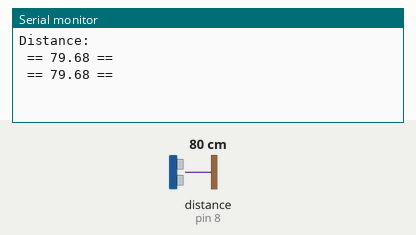
A sketch run on a simulated Arduino Uno, built with avr-gcc and run on an emulated ATmega328P. Shown: the last lines printed to the serial monitor. Wiring (inferred from the names in the program): ultrasonic range finder: trigger pin 9; echo pin 8. Inputs (shaded band) come from the test bench; at power-on: distance to the obstacle (sensor on pin 8) 80 cm. The echo pulse lasts 58.3 µs per cm.

Above: at 7.2 s.
7.3 s: distance to the obstacle (sensor on pin 8) set to 2 cm
At 8.6 s:
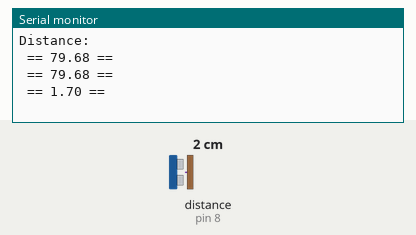
8.8 s: distance to the obstacle (sensor on pin 8) set to 4 cm
At 9.8 s:
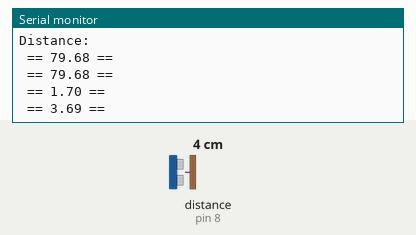
Timing chart, 0 to 11.8 s (numbered marks = the images above; inputs shaded):
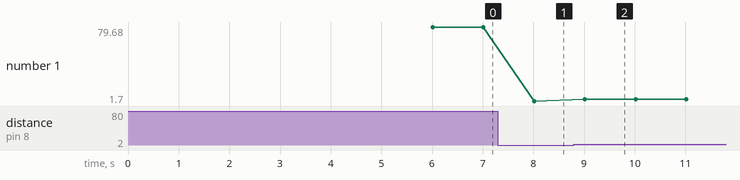

Measured:
- after the input at 7.3 s, the serial monitor: prints a new line after 0.71 s (image 1)
- after the input at 8.8 s, the serial monitor: prints a new line after 0.21 s (image 2)
- plotted number 1: 79.68 → 1.7 after the input at 7.3 s, 1.7 → 3.69 after the input at 8.8 s

The sketch:

teste_HCSR04.ino
```cpp
#define TRIGGER_PIN 9
#define ECHO_PIN 8

#define SPEED 343 // Meters per second
#define K ( SPEED * 100.0f )/( 2.0f * 1000000.0f )


float dist = 0.0f;
float tof = 0.0f;


void setup(){
    Serial.begin(9600); //Baud-rate adjusted to 9600 symbols per second (Baud-rate relates symbols per second)

    //  Setup read and write pins
    pinMode(TRIGGER_PIN, OUTPUT);
    digitalWrite(TRIGGER_PIN, LOW);
    delayMicroseconds(2);
    pinMode(ECHO_PIN, INPUT);
    delay(6000);
    Serial.println("Distance:");
}

void loop(){
    // Sends init input stream to start the sensor's reading
    digitalWrite(TRIGGER_PIN,HIGH);
    delayMicroseconds(10);
    digitalWrite(TRIGGER_PIN,LOW);

    tof = pulseIn(ECHO_PIN,HIGH); // reads in microseconds [us] (10E-6)
    dist = K*tof; // result in [cm]

    Serial.print(" == ");
    Serial.print(dist);
    Serial.print(" == \n");

    delay(1000);
}
```
